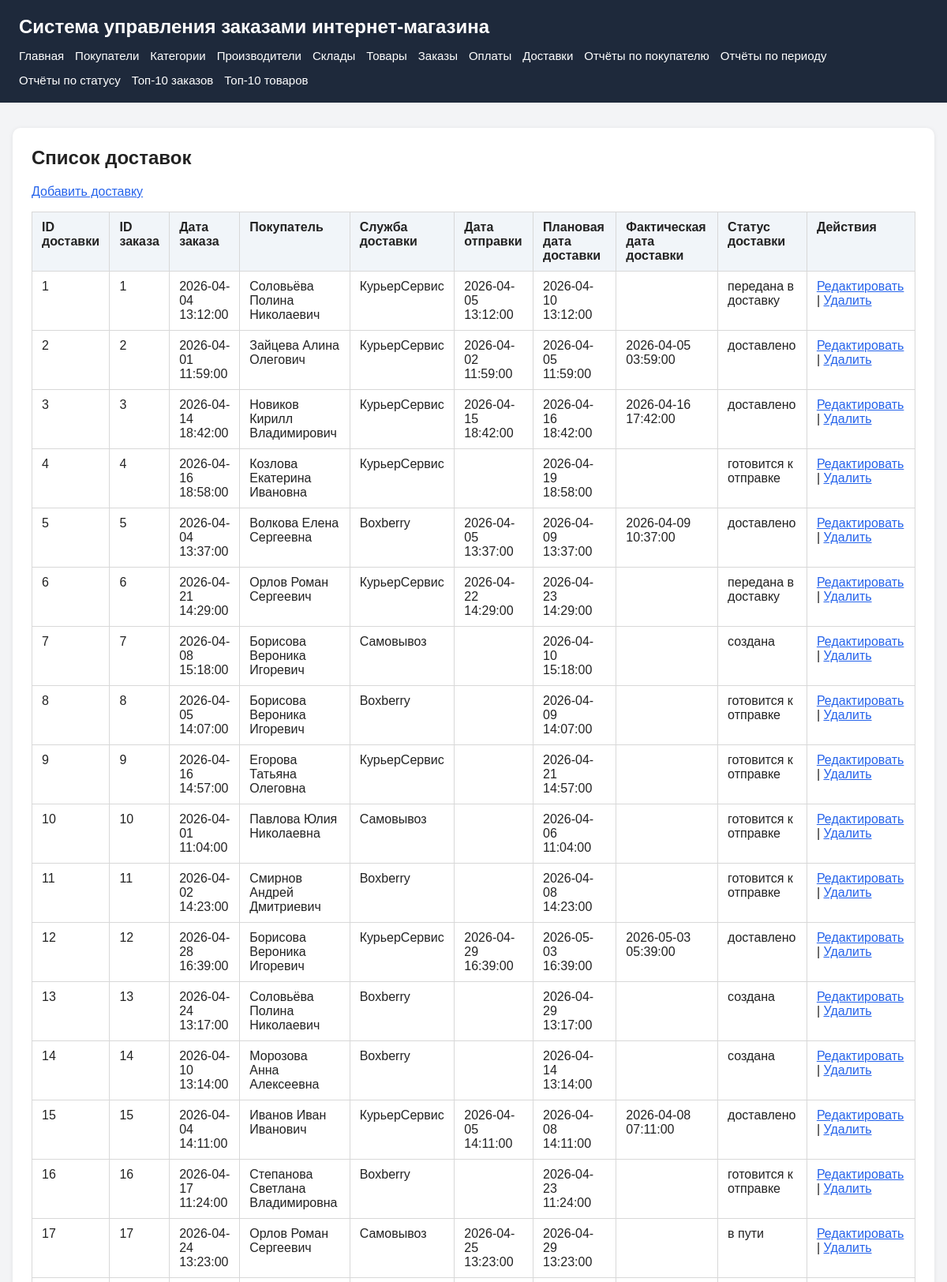
The page /deliveries/list.php (upper part) on the database its author committed.
### tables this page shows
CREATE TABLE deliveries (
    delivery_id INT UNSIGNED NOT NULL AUTO_INCREMENT,
    order_id INT UNSIGNED NOT NULL,
    carrier_name VARCHAR(150) NOT NULL,
    ship_date DATETIME NULL,
    estimated_delivery_date DATETIME NULL,
    actual_delivery_date DATETIME NULL,
    delivery_status VARCHAR(30) NOT NULL,
    PRIMARY KEY (delivery_id),
    UNIQUE KEY uk_deliveries_order (order_id),
    KEY idx_deliveries_status (delivery_status),
    KEY idx_deliveries_estimated_date (estimated_delivery_date),
    CONSTRAINT fk_deliveries_order
        FOREIGN KEY (order_id) REFERENCES orders(order_id)
        ON UPDATE CASCADE
        ON DELETE CASCADE
);

CREATE TABLE orders (
    order_id INT UNSIGNED NOT NULL AUTO_INCREMENT,
    order_date DATETIME NOT NULL,
    status VARCHAR(30) NOT NULL,
    total_amount DECIMAL(10,2) NOT NULL DEFAULT 0.00,
    customer_id INT UNSIGNED NOT NULL,
    payment_method VARCHAR(50) NOT NULL,
    delivery_method VARCHAR(50) NOT NULL,
    delivery_address VARCHAR(255) NOT NULL,
    PRIMARY KEY (order_id),
    KEY idx_orders_customer (customer_id),
    KEY idx_orders_date (order_date),
    KEY idx_orders_status (status),
    CONSTRAINT fk_orders_customer
        FOREIGN KEY (customer_id) REFERENCES customers(customer_id)
        ON UPDATE CASCADE
        ON DELETE RESTRICT
);

CREATE TABLE customers (
    customer_id INT UNSIGNED NOT NULL AUTO_INCREMENT,
    last_name VARCHAR(100) NOT NULL,
    first_name VARCHAR(100) NOT NULL,
    middle_name VARCHAR(100) NULL,
    phone VARCHAR(20) NOT NULL,
    email VARCHAR(255) NULL,
    city VARCHAR(100) NOT NULL,
    street VARCHAR(150) NOT NULL,
    house VARCHAR(20) NOT NULL,
    apartment VARCHAR(20) NULL,
    postal_code VARCHAR(20) NOT NULL,
    PRIMARY KEY (customer_id),
    UNIQUE KEY uk_customers_email (email),
    KEY idx_customers_phone (phone)
);

### src/includes/db.php (called while the page is built, shortened)
<?php
$configPath = __DIR__ . '/../config/config.local.php';
if (!file_exists($configPath)) {
    $configPath = __DIR__ . '/../config/config.example.php';
}
$config = require $configPath;
function app_config(): array
{
    global $config;
    return $config;
}
function base_url(string $path = ''): string
{
    $config = app_config();
    $base = rtrim($config['app']['base_url'] ?? '', '/');
    return $base . '/' . ltrim($path, '/');
}
function db(): PDO
{
    $config = app_config();
    $db = $config['db'];
    $dsn = sprintf(
        'mysql:host=%s;port=%d;dbname=%s;charset=%s',
        $db['host'],
        $db['port'],
        $db['name'],
        $db['charset']
    );
    $pdo = new PDO($dsn, $db['user'], $db['pass'], [
        PDO::ATTR_ERRMODE => PDO::ERRMODE_EXCEPTION,
        PDO::ATTR_DEFAULT_FETCH_MODE => PDO::FETCH_ASSOC,
        PDO::ATTR_EMULATE_PREPARES => false,
    ]);
    return $pdo;
}

### src/config/config.example.php (called while the page is built)
<?php
return [
    'app' => [
        'base_url' => getenv('APP_BASE_URL') ?: '',
        'name' => getenv('APP_NAME') ?: 'Система управления заказами интернет-магазина',
    ],
    'db' => [
        'host' => getenv('DB_HOST') ?: 'db',
        'port' => (int)(getenv('DB_PORT') ?: 3306),
        'name' => getenv('DB_NAME') ?: 'shop_orders',
        'user' => getenv('DB_USER') ?: 'shop_user',
        'pass' => getenv('DB_PASSWORD') ?: '',
        'charset' => getenv('DB_CHARSET') ?: 'utf8mb4',
    ],
];

### src/deliveries/list.php (the view, shortened to what this page needs)
<?php
require_once __DIR__ . '/../includes/header.php';
$deliveries = [];
$errorMessage = null;
try {
    $pdo = db();
    $stmt = $pdo->query(
        'SELECT
            d.delivery_id,
            d.order_id,
            d.carrier_name,
            d.ship_date,
            d.estimated_delivery_date,
            d.actual_delivery_date,
            d.delivery_status,
            o.order_date,
            c.last_name,
            c.first_name,
            c.middle_name
         FROM deliveries d
         INNER JOIN orders o ON o.order_id = d.order_id
         INNER JOIN customers c ON c.customer_id = o.customer_id
         ORDER BY d.delivery_id ASC'
    );
    $deliveries = $stmt->fetchAll();
} catch (Throwable $e) {
    $errorMessage = $e->getMessage();
}
require_once __DIR__ . '/../includes/menu.php';
?>
<main>
    <section class="card">
        <h2>Список доставок</h2>
        <p>
            <a href="<?= htmlspecialchars(base_url('deliveries/create.php'), ENT_QUOTES, 'UTF-8') ?>">
                Добавить доставку
            </a>
        </p>
        <?php if ($errorMessage !== null): ?>
            <div class="error-box">
                <strong>Ошибка:</strong> <?= htmlspecialchars($errorMessage, ENT_QUOTES, 'UTF-8') ?>
            </div>
        <?php elseif (empty($deliveries)): ?>
            <p>Доставки не найдены.</p>
        <?php else: ?>
            <table>
                <thead>
                    <tr>
                        <th>ID доставки</th>
                        <th>ID заказа</th>
                        <th>Дата заказа</th>
                        <th>Покупатель</th>
                        <th>Служба доставки</th>
                        <th>Дата отправки</th>
                        <th>Плановая дата доставки</th>
                        <th>Фактическая дата доставки</th>
                        <th>Статус доставки</th>
                        <th>Действия</th>
                    </tr>
                </thead>
                <tbody>
                    <?php foreach ($deliveries as $delivery): ?>
                        <?php
                        $customerFullName = trim(
                            (string)$delivery['last_name'] . ' ' .
                            (string)$delivery['first_name'] . ' ' .
                            (string)($delivery['middle_name'] ?? '')
                        );
                        ?>
                        <tr>
                            <td><?= (int)$delivery['delivery_id'] ?></td>
                            <td><?= (int)$delivery['order_id'] ?></td>
                            <td><?= htmlspecialchars((string)$delivery['order_date'], ENT_QUOTES, 'UTF-8') ?></td>
                            <td><?= htmlspecialchars($customerFullName, ENT_QUOTES, 'UTF-8') ?></td>
                            <td><?= htmlspecialchars((string)$delivery['carrier_name'], ENT_QUOTES, 'UTF-8') ?></td>
                            <td><?= htmlspecialchars((string)($delivery['ship_date'] ?? ''), ENT_QUOTES, 'UTF-8') ?></td>
                            <td><?= htmlspecialchars((string)($delivery['estimated_delivery_date'] ?? ''), ENT_QUOTES, 'UTF-8') ?></td>
                            <td><?= htmlspecialchars((string)($delivery['actual_delivery_date'] ?? ''), ENT_QUOTES, 'UTF-8') ?></td>
                            <td><?= htmlspecialchars((string)$delivery['delivery_status'], ENT_QUOTES, 'UTF-8') ?></td>
                            <td>
                                <a href="<?= htmlspecialchars(base_url('deliveries/edit.php?id=' . (int)$delivery['delivery_id']), ENT_QUOTES, 'UTF-8') ?>">
                                    Редактировать
                                </a>
                                |
                                <a href="<?= htmlspecialchars(base_url('deliveries/delete.php?id=' . (int)$delivery['delivery_id']), ENT_QUOTES, 'UTF-8') ?>"
                                   onclick="return confirm('Удалить доставку?');">
                                    Удалить
                                </a>
                            </td>
                        </tr>
                    <?php endforeach; ?>
                </tbody>
            </table>
        <?php endif; ?>
    </section>
</main>
<?php require_once __DIR__ . '/../includes/footer.php'; ?>

### src/assets/css/style.css (style rules this page uses)
* { box-sizing: border-box; }
body { margin: 0; padding: 0; font-family: Arial, sans-serif; background: #f3f4f6; color: #222; }
main { max-width: 1200px; margin: 32px auto; padding: 0 16px; }
.card { background: #fff; border-radius: 10px; padding: 24px; margin-bottom: 20px; box-shadow: 0 1px 6px rgba(0, 0, 0, 0.08); }
.card h2 { margin-top: 0; margin-bottom: 20px; font-size: 24px; }
table { width: 100%; border-collapse: collapse; background: #fff; }
table th, table td { border: 1px solid #d8d8d8; padding: 10px 12px; text-align: left; vertical-align: top; }
table th { background: #f1f5f9; font-weight: 700; }
a { color: #2563eb; }

### rows shown on the page
deliveries: delivery_id "1", order "1", order.order_date "2026-04-04 13:12:00", customers.last_name+first_name+middle_name "Соловьёва Полина Николаевич", carrier_name "КурьерСервис", ship_date "2026-04-05 13:12:00", estimated_delivery_date "2026-04-10 13:12:00", delivery_status "передана в доставку"
deliveries: delivery_id "2", order "2", order.order_date "2026-04-01 11:59:00", customers.last_name+first_name+middle_name "Зайцева Алина Олегович", carrier_name "КурьерСервис", ship_date "2026-04-02 11:59:00", estimated_delivery_date "2026-04-05 11:59:00", actual_delivery_date "2026-04-05 03:59:00", delivery_status "доставлено"
deliveries: delivery_id "3", order "3", order.order_date "2026-04-14 18:42:00", customers.last_name+first_name+middle_name "Новиков Кирилл Владимирович", carrier_name "КурьерСервис", ship_date "2026-04-15 18:42:00", estimated_delivery_date "2026-04-16 18:42:00", actual_delivery_date "2026-04-16 17:42:00", delivery_status "доставлено"
deliveries: delivery_id "4", order "4", order.order_date "2026-04-16 18:58:00", customers.last_name+first_name+middle_name "Козлова Екатерина Ивановна", carrier_name "КурьерСервис", estimated_delivery_date "2026-04-19 18:58:00", delivery_status "готовится к отправке"
deliveries: delivery_id "5", order "5", order.order_date "2026-04-04 13:37:00", customers.last_name+first_name+middle_name "Волкова Елена Сергеевна", carrier_name "Boxberry", ship_date "2026-04-05 13:37:00", estimated_delivery_date "2026-04-09 13:37:00", actual_delivery_date "2026-04-09 10:37:00", delivery_status "доставлено"
deliveries: delivery_id "6", order "6", order.order_date "2026-04-21 14:29:00", customers.last_name+first_name+middle_name "Орлов Роман Сергеевич", carrier_name "КурьерСервис", ship_date "2026-04-22 14:29:00", estimated_delivery_date "2026-04-23 14:29:00", delivery_status "передана в доставку"
deliveries: delivery_id "7", order "7", order.order_date "2026-04-08 15:18:00", customers.last_name+first_name+middle_name "Борисова Вероника Игоревич", carrier_name "Самовывоз", estimated_delivery_date "2026-04-10 15:18:00", delivery_status "создана"
deliveries: delivery_id "8", order "8", order.order_date "2026-04-05 14:07:00", customers.last_name+first_name+middle_name "Борисова Вероника Игоревич", carrier_name "Boxberry", estimated_delivery_date "2026-04-09 14:07:00", delivery_status "готовится к отправке"
deliveries: delivery_id "9", order "9", order.order_date "2026-04-16 14:57:00", customers.last_name+first_name+middle_name "Егорова Татьяна Олеговна", carrier_name "КурьерСервис", estimated_delivery_date "2026-04-21 14:57:00", delivery_status "готовится к отправке"
deliveries: delivery_id "10", order "10", order.order_date "2026-04-01 11:04:00", customers.last_name+first_name+middle_name "Павлова Юлия Николаевна", carrier_name "Самовывоз", estimated_delivery_date "2026-04-06 11:04:00", delivery_status "готовится к отправке"
deliveries: delivery_id "11", order "11", order.order_date "2026-04-02 14:23:00", customers.last_name+first_name+middle_name "Смирнов Андрей Дмитриевич", carrier_name "Boxberry", estimated_delivery_date "2026-04-08 14:23:00", delivery_status "готовится к отправке"
deliveries: delivery_id "12", order "12", order.order_date "2026-04-28 16:39:00", customers.last_name+first_name+middle_name "Борисова Вероника Игоревич", carrier_name "КурьерСервис", ship_date "2026-04-29 16:39:00", estimated_delivery_date "2026-05-03 16:39:00", actual_delivery_date "2026-05-03 05:39:00", delivery_status "доставлено"
deliveries: delivery_id "13", order "13", order.order_date "2026-04-24 13:17:00", customers.last_name+first_name+middle_name "Соловьёва Полина Николаевич", carrier_name "Boxberry", estimated_delivery_date "2026-04-29 13:17:00", delivery_status "создана"
deliveries: delivery_id "14", order "14", order.order_date "2026-04-10 13:14:00", customers.last_name+first_name+middle_name "Морозова Анна Алексеевна", carrier_name "Boxberry", estimated_delivery_date "2026-04-14 13:14:00", delivery_status "создана"
deliveries: delivery_id "15", order "15", order.order_date "2026-04-04 14:11:00", customers.last_name+first_name+middle_name "Иванов Иван Иванович", carrier_name "КурьерСервис", ship_date "2026-04-05 14:11:00", estimated_delivery_date "2026-04-08 14:11:00", actual_delivery_date "2026-04-08 07:11:00", delivery_status "доставлено"
deliveries: delivery_id "16", order "16", order.order_date "2026-04-17 11:24:00", customers.last_name+first_name+middle_name "Степанова Светлана Владимировна", carrier_name "Boxberry", estimated_delivery_date "2026-04-23 11:24:00", delivery_status "готовится к отправке"
deliveries: delivery_id "17", order "17", order.order_date "2026-04-24 13:23:00", customers.last_name+first_name+middle_name "Орлов Роман Сергеевич", carrier_name "Самовывоз", ship_date "2026-04-25 13:23:00", estimated_delivery_date "2026-04-29 13:23:00", delivery_status "в пути"

### other values the page prints
app_config()['app']['name'] "Система управления заказами интернет-магазина"
